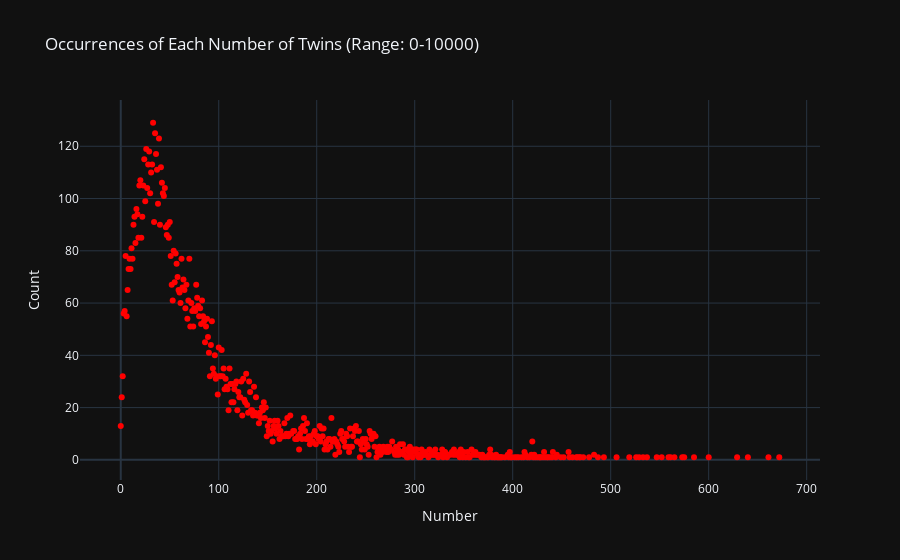
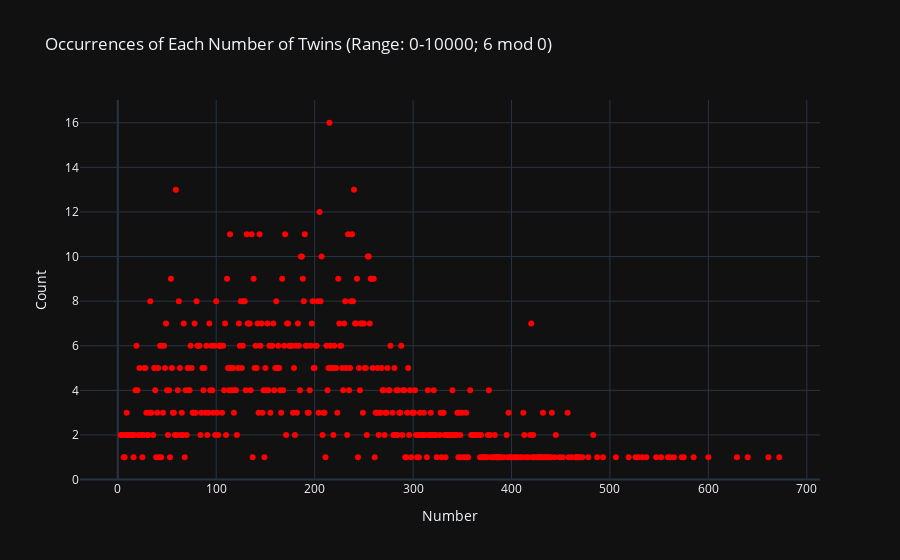
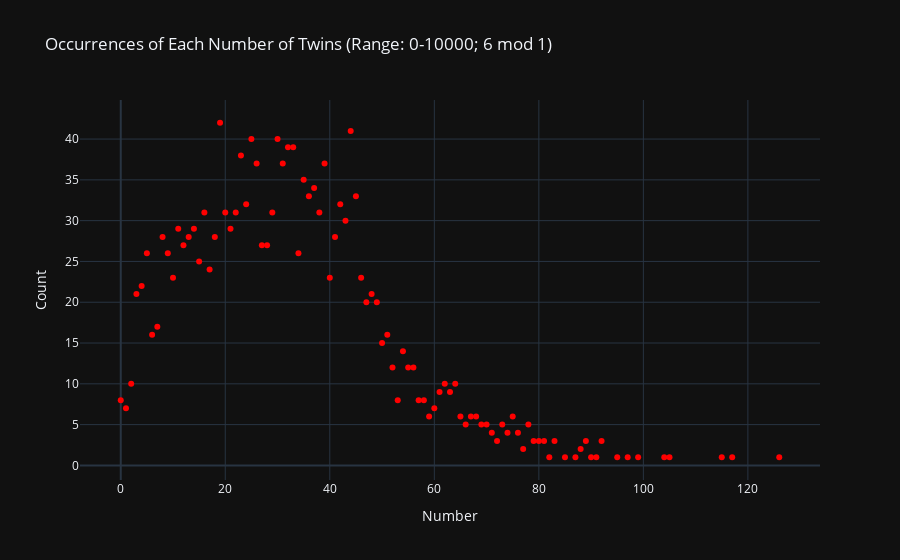
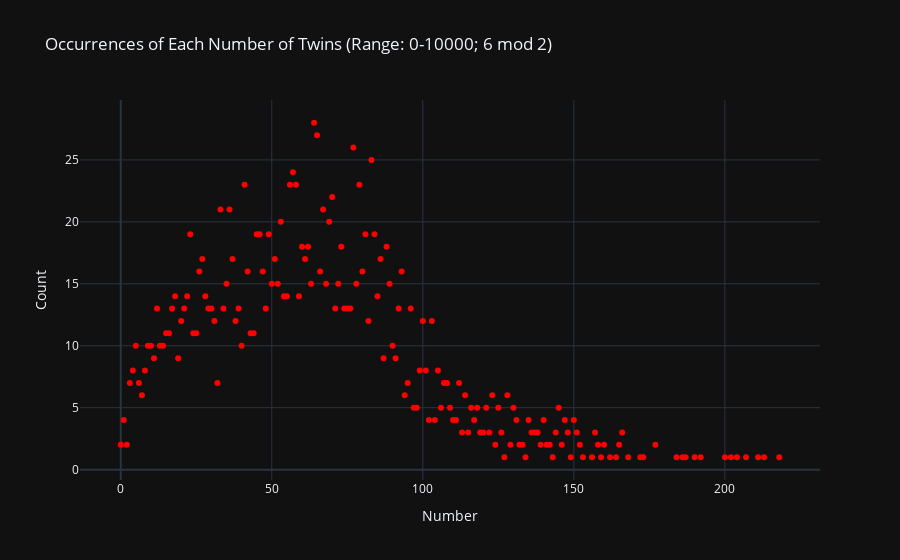

Source (notebook cell) for these figures, in order:
### Code cell
import pandas as pd
import plotly.graph_objects as go

def plot_twin_counts(data, step_range, step_start, mod=None):
    """
    Generate and display scatter plots for twin counts.

    Parameters:
    - data (DataFrame): The input data for plotting.
    - step_range (tuple): The range of steps for the title.
    - step_start (int): Start index for the range.
    - mod (int, optional): Modulus value for filtering. Default is None (no filtering).
    """
    if mod is not None:
        # Filter data based on the modulus
        data = data[data['Number'] % 6 == mod]

    # Count occurrences of twin numbers
    twin_counts = data['Twins'].value_counts().sort_index()

    # Create the scatter plot
    fig = go.Figure(data=[
        go.Scatter(
            x=twin_counts.index,
            y=twin_counts.values,
            mode="markers",
            line=dict(color="red")
        )
    ])

    # Customize plot layout
    title_mod = f"; 6 mod {mod}" if mod is not None else ""
    fig.update_layout(
        title=f'Occurrences of Each Number of Twins (Range: {step_range[0]}-{step_range[1]}{title_mod})',
        xaxis_title='Number',
        yaxis_title='Count',
        template='plotly_dark'  # Optional: Dark theme for better aesthetics
    )

    # Display the plot
    fig.show()

# Read the CSV file once
file_path = 'primes_data120000.txt'
data_all = pd.read_csv(file_path)

# Process data in chunks
for step_start in range(10000, 130000, 10000):
    # Extract a subset of the data for the current step range
    step_end = step_start + 10000
    data_chunk = data_all.iloc[step_start - 10000:step_start]

    # Plot overall twin counts for the current range
    plot_twin_counts(data_chunk, step_range=(step_start - 10000, step_start), step_start=step_start)

    # Plot twin counts for each modulus from 0 to 5
    for mod in range(6):
        plot_twin_counts(data_chunk, step_range=(step_start - 10000, step_start), step_start=step_start, mod=mod)

### Figure 1 — Plotly figure (JSON) as saved in the notebook; plotly's stock layout.template omitted (floating-point values rounded to 4 significant figures; data arrays with more than 128 entries replaced by an {"elided": "..."} marker saying what was removed)
{"data": [{"line": {"color": "red"}, "mode": "markers", "type": "scatter", "x": {"elided": "442 int values"}, "y": {"elided": "442 int values"}}], "layout": {"title": {"text": "Occurrences of Each Number of Twins (Range: 0-10000)"}, "xaxis": {"title": {"text": "Number"}}, "yaxis": {"title": {"text": "Count"}}}}

### Figure 2 — Plotly figure (JSON) as saved in the notebook; plotly's stock layout.template omitted (floating-point values rounded to 4 significant figures; data arrays with more than 128 entries replaced by an {"elided": "..."} marker saying what was removed)
{"data": [{"line": {"color": "red"}, "mode": "markers", "type": "scatter", "x": {"elided": "436 int values"}, "y": {"elided": "436 int values"}}], "layout": {"title": {"text": "Occurrences of Each Number of Twins (Range: 0-10000; 6 mod 0)"}, "xaxis": {"title": {"text": "Number"}}, "yaxis": {"title": {"text": "Count"}}}}

### Figure 3 — Plotly figure (JSON) as saved in the notebook; plotly's stock layout.template omitted (floating-point values rounded to 4 significant figures)
{"data": [{"line": {"color": "red"}, "mode": "markers", "type": "scatter", "x": [0, 1, 2, 3, 4, 5, 6, 7, 8, 9, 10, 11, 12, 13, 14, 15, 16, 17, 18, 19, 20, 21, 22, 23, 24, 25, 26, 27, 28, 29, 30, 31, 32, 33, 34, 35, 36, 37, 38, 39, 40, 41, 42, 43, 44, 45, 46, 47, 48, 49, 50, 51, 52, 53, 54, 55, 56, 57, 58, 59, 60, 61, 62, 63, 64, 65, 66, 67, 68, 69, 70, 71, 72, 73, 74, 75, 76, 77, 78, 79, 80, 81, 82, 83, 85, 87, 88, 89, 90, 91, 92, 95, 97, 99, 104, 105, 115, 117, 126], "y": [8, 7, 10, 21, 22, 26, 16, 17, 28, 26, 23, 29, 27, 28, 29, 25, 31, 24, 28, 42, 31, 29, 31, 38, 32, 40, 37, 27, 27, 31, 40, 37, 39, 39, 26, 35, 33, 34, 31, 37, 23, 28, 32, 30, 41, 33, 23, 20, 21, 20, 15, 16, 12, 8, 14, 12, 12, 8, 8, 6, 7, 9, 10, 9, 10, 6, 5, 6, 6, 5, 5, 4, 3, 5, 4, 6, 4, 2, 5, 3, 3, 3, 1, 3, 1, 1, 2, 3, 1, 1, 3, 1, 1, 1, 1, 1, 1, 1, 1]}], "layout": {"title": {"text": "Occurrences of Each Number of Twins (Range: 0-10000; 6 mod 1)"}, "xaxis": {"title": {"text": "Number"}}, "yaxis": {"title": {"text": "Count"}}}}

### Figure 4 — Plotly figure (JSON) as saved in the notebook; plotly's stock layout.template omitted (floating-point values rounded to 4 significant figures; data arrays with more than 128 entries replaced by an {"elided": "..."} marker saying what was removed)
{"data": [{"line": {"color": "red"}, "mode": "markers", "type": "scatter", "x": {"elided": "179 int values"}, "y": {"elided": "179 int values"}}], "layout": {"title": {"text": "Occurrences of Each Number of Twins (Range: 0-10000; 6 mod 2)"}, "xaxis": {"title": {"text": "Number"}}, "yaxis": {"title": {"text": "Count"}}}}
